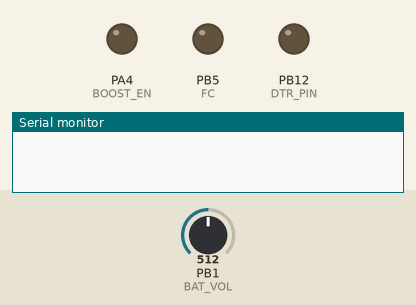
Recording of a sketch running on a simulated STM32 Blue Pill. Parts: output pins drawn as LEDs (lit = HIGH), the last lines printed to the serial monitor. The test bench sets the inputs (shaded band); at power-on: PB1 (BAT_VOL) = 512 (analog values on the 0–1023 scale). Random numbers use the default seed unless the sketch sets one; no MQTT or app messages arrive unless stated; the modem accepts every AT command (registered, SIM ready, sends succeed) and sends nothing else; pins used as bus, display or sensor lines are not drawn. At 78.9 s the program puts the board to deep sleep or switches it off; the recording ends there.

Above: at 0.0 s.
At 12.2 s:
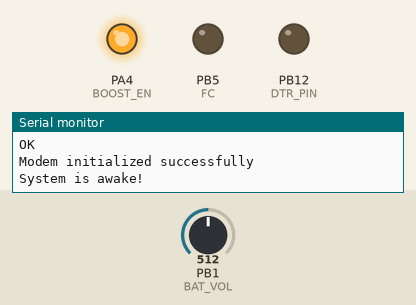
Timing chart, 0 to 29.9 s (numbered marks = the images above):
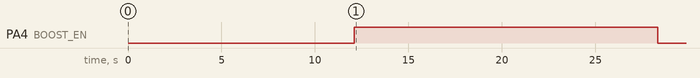

The sketch:

EC_M12_BC_C6_C_B_Reading_Modbus_Data_Send_to_ThingsBoard.ino
```cpp
#include <STM32LowPower.h>
#include <STM32RTC.h>
#include <ModbusMaster.h>
#include <Wire.h>
#include <Adafruit_ADS1X15.h>
#include <SPI.h>
#include "SD.h"
#include <ArduinoJson.h>
#include <string.h>
#include <stdlib.h>

#define TINY_GSM_MODEM_SIM7070

#define SerialMon Serial

#define GSM_AUTOBAUD_MIN 4800
#define GSM_AUTOBAUD_MAX 9600

// Define how you're planning to connect to the internet.
// This is only needed for this example, not in other code.
#define TINY_GSM_USE_GPRS true

#define GSM_PIN ""

const char* topic = "Values";
// Your GPRS credentials
const char apn[] = "dialogbb";
const char gprsUser[] = "";
const char gprsPass[] = "";

// ThingsBoard Cloud MQTT settings
const char* mqttServer = "mqtt.thingsboard.cloud";
const int mqttPort = 1883;
const char* accessToken = "ImY0U9ltya5kLdHO6lbs";  // Device token from ThingsBoard

#include <TinyGsmClient.h>
#include <PubSubClient.h>

// Just in case someone defined the wrong thing..
#if TINY_GSM_USE_GPRS && not defined TINY_GSM_MODEM_HAS_GPRS
#undef TINY_GSM_USE_GPRS
#undef TINY_GSM_USE_WIFI
#define TINY_GSM_USE_GPRS false
#define TINY_GSM_USE_WIFI true
#endif
#if TINY_GSM_USE_WIFI && not defined TINY_GSM_MODEM_HAS_WIFI
#undef TINY_GSM_USE_GPRS
#undef TINY_GSM_USE_WIFI
#define TINY_GSM_USE_GPRS true
#define TINY_GSM_USE_WIFI false
#endif


#define MAC_ADDRESS_SIZE 18 // Assuming MAC address is in format "XX:XX:XX:XX:XX:XX"
byte mac[6];

#define PUBLISH_INTERVAL 60000  // Publish interval in milliseconds (1 minute)


unsigned long lastPublishTime = 0;
unsigned long int mqtt_interval = 30000;

#ifdef DUMP_AT_COMMANDS
#include <StreamDebugger.h>
StreamDebugger debugger(Serial2, SerialMon);
TinyGsm modem(debugger);
#else
TinyGsm modem(Serial2);
#endif
TinyGsmClient client(modem);
PubSubClient mqtt(client);

uint32_t lastReconnectAttempt = 0;

#define RS485_RX PB7
#define RS485_TX PB6
#define FC PB5

#define SCL_PIN PA9
#define SDA_PIN PA10

#define GSM_POWER PA1
#define GSM_TX PA2
#define GSM_RX PA3
#define DTR_PIN PB12

#define MISO_PIN PA6
#define MOSI_PIN PA7
#define SCLK_PIN PA5

#define BOOST_EN PA4

#define BAT_VOL PB1

// SD Paramerters
#define SD_chipSelect PB0
Sd2Card card;
SdVolume volume;
SdFile root;

TwoWire Wire2(SDA_PIN, SCL_PIN);

//                      RX    TX
HardwareSerial Serial1(RS485_RX, RS485_TX);
HardwareSerial Serial2(GSM_RX, GSM_TX);


#define BATTERY_SCALE 3.06 ;
uint8_t mqttRetryCount = 0;

ModbusMaster node;

void preTransmission()
{
  digitalWrite(FC, 1);
}

void postTransmission()
{
  digitalWrite(FC, 0);
}


boolean mqttConnect() {
  SerialMon.print("Connecting to ThingsBoard MQTT... ");

  // Generate a random client ID
  String clientId = "STM32Client-" + String(random(0xFFFF), HEX);

  // Connect using access token as username and empty password
  if (mqtt.connect(clientId.c_str(), accessToken, "")) {
    SerialMon.println("connected!");
    return true;
  } else {
    SerialMon.print("failed, rc=");
    SerialMon.println(mqtt.state());
    return false;
  }
}

bool Modem_Init_WithRetry(uint8_t maxRetries = 3) {
  for (uint8_t attempt = 1; attempt <= maxRetries; attempt++) {
    Serial.print("Modem init attempt: ");
    Serial.println(attempt);

    Modem_Init();

    // Check if modem responded properly
    Serial2.println("AT");
    if (waitForModemResponse("OK", "ERROR", 3000)) {
      Serial.println("Modem initialized successfully");
      return true;
    }

    Serial.println("Modem init failed, retrying...");
    delay(3000);
  }

  Serial.println("Modem didn't initialize after retries");

  return false;
}

void modemPowerToggle() {
  Serial.println("Toggling modem PWRKEY...");

  digitalWrite(GSM_POWER, LOW);
  delay(1500);                  // 1 second pulse
  digitalWrite(GSM_POWER, HIGH);

  delay(5000);                  // wait for modem to react
}

bool PowerOffModem_WithVerify(uint8_t maxRetries = 3) {
  for (uint8_t attempt = 1; attempt <= maxRetries; attempt++) {
    Serial.print("Modem power OFF attempt: ");
    Serial.println(attempt);

    // Step 1: Graceful software shutdown
    Serial2.println("AT+CPOWD=1");

    if (waitForModemResponse("NORMAL POWER DOWN", NULL, 7000)) {
      // Small delay to allow URCs to finish
      delay(500);

      // Verify modem is really OFF
      Serial2.println("AT");
      if (!waitForModemResponse("OK", NULL, 3000)) {
        Serial.println("Modem is OFF (no response)");
        return true;
      }

      Serial.println("Modem still ON after CPOWD, using fallback PWRKEY");
    } else {
      Serial.println("CPOWD failed, using fallback PWRKEY");
    }

    // Step 2: Hardware PWRKEY toggle as fallback
    modemPowerToggle();

    // Flush UART buffer
    while (Serial2.available()) Serial2.read();

    // Verify modem is OFF
    Serial2.println("AT");
    if (!waitForModemResponse("OK", NULL, 3000)) {
      Serial.println("Modem is OFF after PWRKEY fallback");
      return true;
    }

    Serial.println("Modem still ON, retrying...");
    delay(2000); // small delay before next attempt
  }

  Serial.println("Modem can't be powered OFF after 3 attempts");
  return false;
}

bool waitForModemResponse(const char* successToken,
                          const char* errorToken,
                          uint32_t timeoutMs)
{
  unsigned long start = millis();

  while (millis() - start < timeoutMs) {
    if (Serial2.available()) {
      String resp = Serial2.readString();
      Serial.print(resp);

      if (successToken && resp.indexOf(successToken) >= 0) {
        return true;
      }
      if (errorToken && resp.indexOf(errorToken) >= 0) {
        return false;
      }
    }
  }
  return false; // timeout
}

void setup() {
  Serial.begin(9600);
  pinMode(FC, OUTPUT);
  pinMode(GSM_POWER, OUTPUT);
  pinMode(DTR_PIN, OUTPUT);
  pinMode(BOOST_EN, OUTPUT);
  pinMode(BAT_VOL, INPUT_ANALOG);
  analogReadResolution(12);
  delay(200);
  Serial.println("Hello...");
  delay(500);

  digitalWrite(DTR_PIN, LOW);

  LowPower.begin();                   //Initiate low power mode

  Serial1.begin(9600);
  delay(100);
  Serial2.begin(9600);
  delay(100);

  node.begin(1, Serial1);                           //Slave ID as 1
  node.preTransmission(preTransmission);
  delay(10);
  node.postTransmission(postTransmission);


  SPI.begin();
  delay(1000);

  if (!Modem_Init_WithRetry()) {
   Serial.println("Going to shutdown due to modem init failure...");
   LowPower.shutdown(10000);  // sleep 10 sec, then retry
  }

  // MQTT Broker setup

  mqtt.setServer(mqttServer, mqttPort);
  mqtt.setKeepAlive(mqtt_interval / 1000);
  mqtt.setSocketTimeout(mqtt_interval / 1000);

  Wire2.begin();
  delay(1000);

}

void loop() {
  Serial.println("System is awake!");
  digitalWrite(BOOST_EN, HIGH);     // Enable RS485 / INA196 / Booster
  delay(5000);

  float battery = readBatteryVoltage();

  Serial.print("Battery Voltage: ");
  Serial.println(battery);

  // Make sure we're still registered on the network
  if (!modem.isNetworkConnected()) {
    SerialMon.println("Network disconnected");
    if (!modem.waitForNetwork(180000L, true)) {
      SerialMon.println(" fail");
      delay(10000);
      return;
    }
    if (modem.isNetworkConnected()) {
      SerialMon.println("Network re-connected");
    }

#if TINY_GSM_USE_GPRS
    // and make sure GPRS/EPS is still connected
    if (!modem.isGprsConnected()) {
      SerialMon.println("GPRS disconnected!");
      SerialMon.print(F("Connecting to "));
      SerialMon.print(apn);
      if (!modem.gprsConnect(apn, gprsUser, gprsPass)) {
        SerialMon.println(" fail");
        delay(10000);
        return;
      }
      if (modem.isGprsConnected()) {
        SerialMon.println("GPRS reconnected");
      }
    }
#endif
  }

  if (!mqtt.connected()) {
    SerialMon.println("=== MQTT NOT CONNECTED ===");
    // Reconnect every 10 seconds
    uint32_t t = millis();
    if (t - lastReconnectAttempt > 10000L) {
      lastReconnectAttempt = t;
    if (mqttConnect()) {
      SerialMon.println("MQTT Connected");
      lastReconnectAttempt = 0;
      mqttRetryCount = 0;
    } else {
      mqttRetryCount++;
      SerialMon.print("MQTT Retry Count: ");
      SerialMon.println(mqttRetryCount);

      if (mqttRetryCount >= 3) {
        SerialMon.println("MQTT FAILED 3 TIMES -> GOING TO SHUTDOWN");

        // Cleanup before shutdown
        SPI.end();
        delay(1000);
        Wire2.end();
        delay(1000);

        digitalWrite(BOOST_EN, LOW);
        delay(1000);

        if (!PowerOffModem_WithVerify()) {
          Serial.println("Warning: Modem still ON before shutdown");
        }

        LowPower.shutdown(900000);   // Sleep 15 minutes
      }
    }
  }

  delay(100);
  return;
}

  mqtt.loop();


  // === Read Modbus from XY-MD02 ===
  uint8_t result = node.readInputRegisters(0x0001, 2);// read Temp + Hum
  float temperature = NAN, humidity = NAN;

  if (result == node.ku8MBSuccess) {
    int16_t tempRaw = (int16_t)node.getResponseBuffer(0);   // signed
    uint16_t humRaw = node.getResponseBuffer(1);            // unsigned
    temperature = tempRaw / 10.0;
    humidity    = humRaw / 10.0;

    Serial.print("Temperature: "); Serial.println(temperature);
    Serial.print("Humidity: "); Serial.println(humidity);
  } else {
    Serial.println("Modbus read failed");
    Serial.println(result, HEX);
  }

  // Create JSON
  StaticJsonDocument<200> doc;
  doc["Temperature"] = temperature;
  doc["Humidity"] = humidity;
  doc["Battery"] =  battery;

  String jsonString;
  serializeJson(doc, jsonString);

  String topic = "v1/devices/me/telemetry";
  mqtt.publish(topic.c_str(), jsonString.c_str());
  SerialMon.print("Published: ");
  SerialMon.println(jsonString);

  delay(2000);
  Serial.println("Entering low power mode...");

  SPI.end();
  delay(1000);
  Wire2.end();
  delay(1000);


  digitalWrite(BOOST_EN, LOW);
  delay(1000);

  if (!PowerOffModem_WithVerify()) {
     Serial.println("Warning: Modem still ON before shutdown");
  };

  // === Enter low power mode ===
  LowPower.shutdown(900000);


}

float readBatteryVoltage()
{
  const int samples = 10;
  long sum = 0;

  for (int i = 0; i < samples; i++) {
    analogRead(BAT_VOL);   // dummy read for STM32 ADC stability
    delay(2);
    sum += analogRead(BAT_VOL);
    delay(2);
  }

  float raw = sum / (float)samples;

  float vref = 3.3;
  float adcMax = 4095.0;

  float pinVoltage = (raw / adcMax) * vref;

  // final calibrated output
  return pinVoltage * BATTERY_SCALE;
}

void Modem_Init() {
  digitalWrite(GSM_POWER, HIGH);   // Set GSM_RESET pin HIGH to reset
  delay(200);                     // Hold reset for 200ms
  digitalWrite(GSM_POWER, LOW);  // Release reset
  delay(2000);

  SerialMon.println("Wait...");

  // Set GSM module baud rate
  TinyGsmAutoBaud(Serial2, GSM_AUTOBAUD_MIN, GSM_AUTOBAUD_MAX);
  delay(6000);

  SerialMon.println("Initializing modem...");
  modem.restart();

  String modemInfo = modem.getModemInfo();
  SerialMon.print("Modem Info: ");
  SerialMon.println(modemInfo);

#if TINY_GSM_USE_GPRS
  // Unlock your SIM card with a PIN if needed
  if (GSM_PIN && modem.getSimStatus() != 3) {
    modem.simUnlock(GSM_PIN);
  }
#endif

  SerialMon.print("Waiting for network...");
  if (!modem.waitForNetwork()) {
    SerialMon.println(" fail");
    delay(10000);
    return;
  }
  SerialMon.println(" success");

  if (modem.isNetworkConnected()) {
    SerialMon.println("Network connected");
  }

#if TINY_GSM_USE_GPRS
  SerialMon.print(F("Connecting to "));
  SerialMon.print(apn);
  if (!modem.gprsConnect(apn, gprsUser, gprsPass)) {
    SerialMon.println(" fail");
    delay(10000);
    return;
  }
  SerialMon.println(" success");

  if (modem.isGprsConnected()) {
    SerialMon.println("GPRS connected");
  }
#endif

}
```

Measured:
- by itself, PA4 (BOOST_EN): LOW → HIGH at 12.1 s, → LOW 16.2 s later
